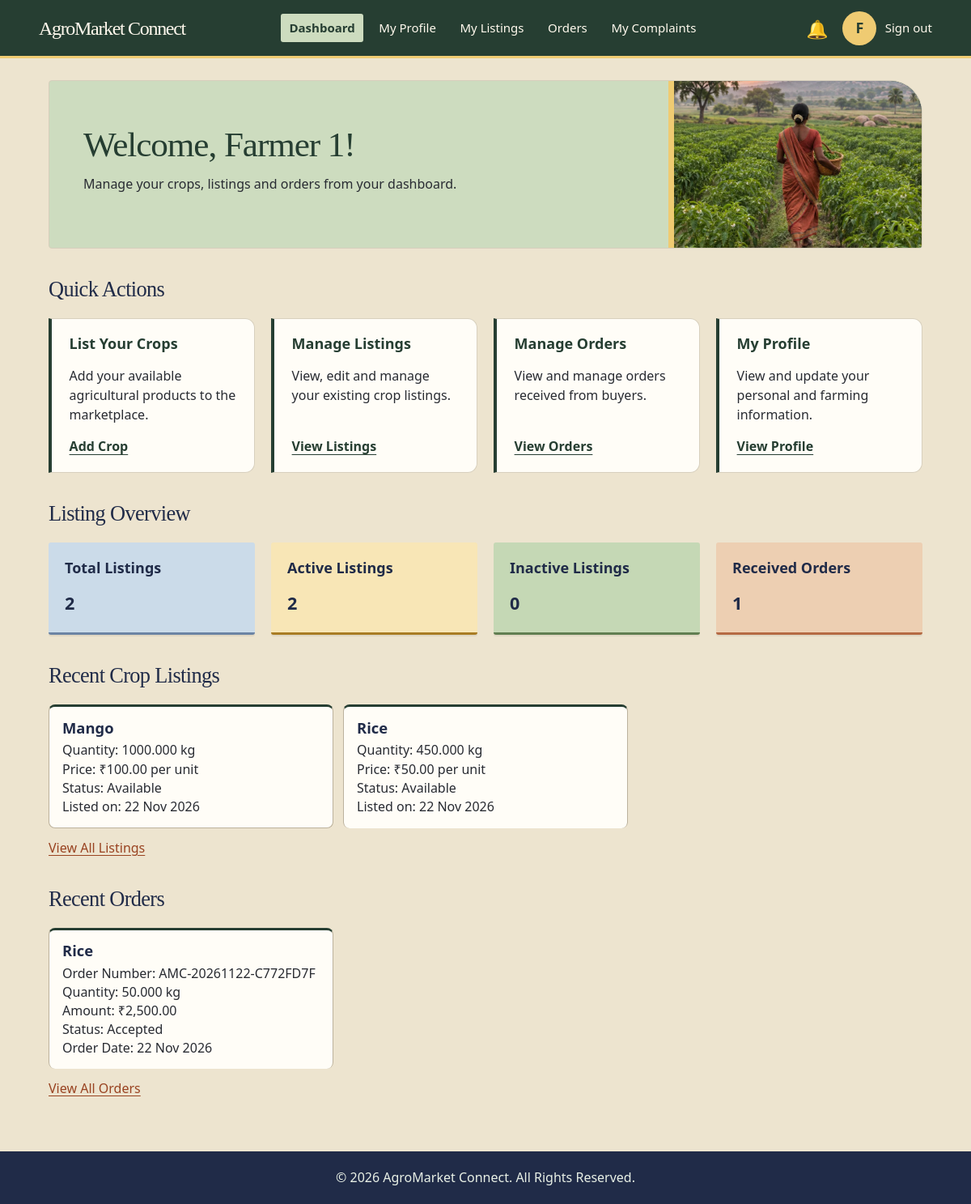
Page /farmer/dashboard.php (signed in) on the committed database.
### tables this page shows
CREATE TABLE `users` (
    `user_id` bigint(20) UNSIGNED NOT NULL,
    `role` enum('admin', 'farmer', 'buyer') NOT NULL,
    `full_name` varchar(100) NOT NULL,
    `email` varchar(150) DEFAULT NULL,
    `mobile` varchar(15) DEFAULT NULL,
    `password_hash` varchar(255) NOT NULL,
    `account_status` enum(
        'pending',
        'active',
        'suspended',
        'closed'
    ) NOT NULL DEFAULT 'pending',
    `email_verified_at` datetime DEFAULT NULL,
    `mobile_verified_at` datetime DEFAULT NULL,
    `last_login_at` datetime DEFAULT NULL,
    `created_at` datetime NOT NULL DEFAULT current_timestamp(),
    `updated_at` datetime NOT NULL DEFAULT current_timestamp(),
    `token` varchar(64) DEFAULT NULL,
    `username` varchar(50) NOT NULL,
    `last_login` datetime DEFAULT NULL
);

CREATE TABLE `crop_listings` (
    `listing_id` bigint(20) UNSIGNED NOT NULL,
    `farmer_id` bigint(20) UNSIGNED NOT NULL,
    `category_id` int(10) UNSIGNED NOT NULL,
    `crop_name` varchar(120) NOT NULL,
    `variety` varchar(120) DEFAULT NULL,
    `description` text DEFAULT NULL,
    `quantity_available` decimal(12, 3) NOT NULL,
    `quantity_unit` varchar(20) NOT NULL,
    `price_per_unit` decimal(12, 2) NOT NULL,
    `minimum_order_quantity` decimal(12, 3) DEFAULT NULL,
    `quality_grade` varchar(50) DEFAULT NULL,
    `harvest_date` date DEFAULT NULL,
    `available_from` date DEFAULT NULL,
    `available_until` date DEFAULT NULL,
    `listing_status` enum(
        'available',
        'paused',
        'sold_out',
        'removed'
    ) NOT NULL DEFAULT 'available',
    `created_at` datetime DEFAULT current_timestamp(),
    `updated_at` datetime DEFAULT current_timestamp() ON UPDATE current_timestamp()
);

CREATE TABLE `orders` (
    `order_id` bigint(20) UNSIGNED NOT NULL,
    `order_number` varchar(30) NOT NULL,
    `buyer_id` bigint(20) UNSIGNED NOT NULL,
    `farmer_id` bigint(20) UNSIGNED NOT NULL,
    `listing_id` bigint(20) UNSIGNED NOT NULL,
    `quantity` decimal(12, 3) NOT NULL,
    `quantity_unit` varchar(20) NOT NULL,
    `unit_price` decimal(12, 2) NOT NULL,
    `subtotal` decimal(12, 2) NOT NULL,
    `delivery_address` varchar(255) NOT NULL,
    `delivery_city` varchar(100) NOT NULL,
    `delivery_state` varchar(100) NOT NULL,
    `delivery_pincode` varchar(10) NOT NULL,
    `buyer_note` text DEFAULT NULL,
    `farmer_response_note` text DEFAULT NULL,
    `order_status` enum(
        'pending',
        'accepted',
        'rejected',
        'cancelled',
        'completed'
    ) NOT NULL DEFAULT 'pending',
    `terms_accepted_at` datetime DEFAULT NULL,
    `terms_version` varchar(30) DEFAULT NULL,
    `placed_at` datetime DEFAULT current_timestamp(),
    `updated_at` datetime DEFAULT current_timestamp() ON UPDATE current_timestamp()
);

### farmer/includes/header.php (called while the page is built, shortened)
<?php
$headerRole = "farmer";
$headerUser = $headerFarmer ?? [];
require __DIR__ . "/../../includes/portal-header.php";

### includes/html.php (called while the page is built)
<?php
function e($value)
{
    return htmlspecialchars((string) ($value ?? ""), ENT_QUOTES, "UTF-8");
}

### includes/notifications.php (called while the page is built, shortened)
<?php
function unreadNotificationCount(mysqli $link, int $userId): int
{
    $stmt = $link->prepare("SELECT COUNT(*) FROM notifications WHERE user_id = ? AND is_read = 0");
    $stmt->bind_param("i", $userId);
    $stmt->execute();
    $stmt->bind_result($count);
    return (int) $count;
}

### farmer/dashboard.php (the view, shortened to what this page needs)
<?php
    require_once __DIR__ . "/../config/db.php";
    $farmerId = (int) $_SESSION['user_id'];
    require_once __DIR__ . "/../includes/html.php";
    $farmerSql = "SELECT full_name, email, mobile
              FROM users
              WHERE user_id = ?
              AND role = 'farmer'
              LIMIT 1";
    $stmt = mysqli_prepare($link, $farmerSql);
    mysqli_stmt_bind_param($stmt, "i", $farmerId);
    mysqli_stmt_execute($stmt);
    $farmerResult = mysqli_stmt_get_result($stmt);
    $farmer       = mysqli_fetch_assoc($farmerResult);
    $farmerName   = $farmer['full_name'] ?? ($_SESSION['full_name'] ?? "Farmer");
    $statsSql = "SELECT
                COUNT(*) AS total_listings,
                COALESCE(SUM(listing_status = 'available'), 0) AS active_listings,
                COALESCE(SUM(listing_status IN ('paused', 'sold_out')), 0) AS inactive_listings
             FROM crop_listings
             WHERE farmer_id = ?
             AND listing_status <> 'removed'";
    $stmt = mysqli_prepare($link, $statsSql);
    mysqli_stmt_bind_param($stmt, "i", $farmerId);
    mysqli_stmt_execute($stmt);
    $statsResult  = mysqli_stmt_get_result($stmt);
    $listingStats = mysqli_fetch_assoc($statsResult);
    $orderCountSql = "SELECT COUNT(*) AS received_orders
                  FROM orders
                  WHERE farmer_id = ?";
    $stmt = mysqli_prepare($link, $orderCountSql);
    mysqli_stmt_bind_param($stmt, "i", $farmerId);
    mysqli_stmt_execute($stmt);
    $orderCountResult = mysqli_stmt_get_result($stmt);
    $orderCountData   = mysqli_fetch_assoc($orderCountResult);
    $receivedOrders = (int) ($orderCountData['received_orders'] ?? 0);
    $recentListings = [];
    $listingsSql = "SELECT
                    listing_id,
                    crop_name,
                    quantity_available,
                    quantity_unit,
                    price_per_unit,
                    listing_status,
                    created_at
                FROM crop_listings
                WHERE farmer_id = ?
                AND listing_status <> 'removed'
                ORDER BY created_at DESC, listing_id DESC
                LIMIT 5";
    $stmt = mysqli_prepare($link, $listingsSql);
    mysqli_stmt_bind_param($stmt, "i", $farmerId);
    mysqli_stmt_execute($stmt);
    $listingsResult = mysqli_stmt_get_result($stmt);
    while ($row = mysqli_fetch_assoc($listingsResult)) {
    $recentListings[] = $row;
    }
    $recentOrders = [];
    $ordersSql = "SELECT
                    o.order_id,
                    o.order_number,
                    o.quantity,
                    o.quantity_unit,
                    o.subtotal,
                    o.order_status,
                    o.placed_at,
                    cl.crop_name
              FROM orders AS o
              INNER JOIN crop_listings AS cl
                ON o.listing_id = cl.listing_id
              WHERE o.farmer_id = ?
              ORDER BY o.placed_at DESC, o.order_id DESC
              LIMIT 5";
    $stmt = mysqli_prepare($link, $ordersSql);
    mysqli_stmt_bind_param($stmt, "i", $farmerId);
    mysqli_stmt_execute($stmt);
    $ordersResult = mysqli_stmt_get_result($stmt);
    while ($row = mysqli_fetch_assoc($ordersResult)) {
    $recentOrders[] = $row;
    }
    require_once __DIR__ . "/../includes/notifications.php";
    $unreadCount = unreadNotificationCount($link, $farmerId);
?>
<!DOCTYPE html>
<html lang="en">
<head>
    <link rel="stylesheet" href="./farmer.css">
</head>
<body>
    <?php
    $activePage = "dashboard.php";
    $headerFarmer = $farmer;
    require __DIR__ . "/includes/header.php";
    ?>
    <main class="dashboard-container">
        <section class="welcome-section">
            <h1>Welcome, <?php echo e($farmerName); ?>!</h1>
            <p>
                Manage your crops, listings and orders from your dashboard.
            </p>
        </section>
        <section class="dashboard-section">
            <h2>Quick Actions</h2>
            <div class="action-container">
                <div class="action-card">
                    <h3>List Your Crops</h3>
                    <p>Add your available agricultural products to the marketplace.</p>
                    <a href="add_crop.php">Add Crop</a>
                </div>
                <div class="action-card">
                    <h3>Manage Listings</h3>
                    <p>View, edit and manage your existing crop listings.</p>
                    <a href="manage_listings.php">View Listings</a>
                </div>
                <div class="action-card">
                    <h3>Manage Orders</h3>
                    <p>View and manage orders received from buyers.</p>
                    <a href="orders.php">View Orders</a>
                </div>
                <div class="action-card">
                    <h3>My Profile</h3>
                    <p>View and update your personal and farming information.</p>
                    <a href="profile.php">View Profile</a>
                </div>
            </div>
        </section>
        <section class="dashboard-section">
            <h2>Listing Overview</h2>
            <div class="summary-container">
                <div class="summary-card">
                    <h3>Total Listings</h3>
                    <p><?php echo (int) $listingStats['total_listings']; ?></p>
                </div>
                <div class="summary-card">
                    <h3>Active Listings</h3>
                    <p><?php echo (int) $listingStats['active_listings']; ?></p>
                </div>
                <div class="summary-card">
                    <h3>Inactive Listings</h3>
                    <p><?php echo (int) $listingStats['inactive_listings']; ?></p>
                </div>
                <div class="summary-card">
                    <h3>Received Orders</h3>
                    <p><?php echo $receivedOrders; ?></p>
                </div>
            </div>
        </section>
        <section class="dashboard-section">
            <h2>Recent Crop Listings</h2>
            <div class="recent-listings">
                <?php if (! empty($recentListings)): ?>
                    <?php foreach ($recentListings as $listing): ?>
                        <div class="recent-listing-item">
                            <h3><?php echo e($listing['crop_name']); ?></h3>
                            <p>
                                Quantity:
                                <?php echo e($listing['quantity_available']); ?>
                                <?php echo e($listing['quantity_unit']); ?>
                            </p>
                            <p>
                                Price:
                                ₹<?php echo number_format((float) $listing['price_per_unit'], 2); ?>
                                per unit
                            </p>
                            <p>
                                Status:
                                <?php echo e(ucwords(str_replace('_', ' ', $listing['listing_status']))); ?>
                            </p>
                            <p>
                                Listed on:
                                <?php
                                    echo ! empty($listing['created_at'])
                                        ? e(date("d M Y", strtotime($listing['created_at'])))
                                        : "Date not available";
                                ?>
                            </p>
                        </div>
                    <?php endforeach; ?>
                    <a href="manage_listings.php">View All Listings</a>
                <?php else: ?>
                    <p>No crop listings available yet.</p>
                    <a href="add_crop.php">Start Listing Your Crops</a>
                <?php endif; ?>
            </div>
        </section>
        <section class="dashboard-section">
            <h2>Recent Orders</h2>
            <div class="recent-orders">
                <?php if (! empty($recentOrders)): ?>
                    <?php foreach ($recentOrders as $order): ?>
                        <div class="recent-order-item">
                            <h3><?php echo e($order['crop_name']); ?></h3>
                            <p>
                                Order Number:
                                <?php echo e($order['order_number']); ?>
                            </p>
                            <p>
                                Quantity:
                                <?php echo e($order['quantity']); ?>
                                <?php echo e($order['quantity_unit']); ?>
                            </p>
                            <p>
                                Amount:
                                ₹<?php echo number_format((float) $order['subtotal'], 2); ?>
                            </p>
                            <p>
                                Status:
                                <?php echo e(ucfirst($order['order_status'])); ?>
                            </p>
                            <p>
                                Order Date:
                                <?php
                                    echo ! empty($order['placed_at'])
                                        ? e(date("d M Y", strtotime($order['placed_at'])))
                                        : "Date not available";
                                ?>
                            </p>
                        </div>
                    <?php endforeach; ?>
                    <a href="orders.php">View All Orders</a>
                <?php else: ?>
                    <p>No orders received yet.</p>
                <?php endif; ?>
            </div>
        </section>
    </main>
    <footer class="farmer-footer">
        <p>&copy; 2026 AgroMarket Connect. All Rights Reserved.</p>
    </footer>
</body>
</html>

### includes/portal-header.php (shortened to what this page needs)
<?php
require_once __DIR__ . "/html.php";
require_once __DIR__ . "/notifications.php";
$headerUnread = $unreadCount ?? unreadNotificationCount($link, (int) $_SESSION['user_id']);
$headerName = $headerUser['full_name'] ?? $_SESSION['full_name'] ?? ucfirst($headerRole);
$headerInitial = strtoupper(substr(trim($headerName), 0, 1)) ?: strtoupper($headerRole[0]);
?>
<header class="<?= e($headerRole) ?>-header">
    <div class="header-left">
        <h2>AgroMarket Connect</h2>
    </div>
    <div class="header-right">
        <div class="notification-menu">
            <a href="notifications.php" class="notification-bell"
               aria-label="Notifications, <?= (int) $headerUnread ?> unread"
               <?= $activePage === "notifications.php" ? 'aria-current="page"' : '' ?>>
                <span class="bell-icon" aria-hidden="true">🔔</span>
            </a>
        </div>
        <div class="profile-menu">
            <button type="button" class="profile-avatar" id="profileToggle"
                    aria-label="Open profile details" aria-expanded="false" aria-controls="profilePopup">
                <?= e($headerInitial) ?>
            </button>
        </div>
        <?php require __DIR__ . '/signout.php'; ?>
    </div>
</header>

### rows in the picture
users: full_name "F", full_name "Farmer 1"
crop_listings: crop_name "Mango", quantity_available "1000.000", quantity_unit "kg", price_per_unit "100.00", listing_status "Available", created_at "22 Nov 2026"
crop_listings: crop_name "Rice", quantity_available "450.000", quantity_unit "kg", price_per_unit "50.00", listing_status "Available", created_at "22 Nov 2026"
orders: listing.crop_name "Rice", order_number "AMC-20261122-C772FD7F", quantity "50.000", quantity_unit "kg", subtotal "2,500.00", order_status "Accepted", placed_at "22 Nov 2026"

### other values in the picture
$listingStats['total_listings'] "2"
$listingStats['active_listings'] "2"
$listingStats['inactive_listings'] "0"
$receivedOrders "1"
